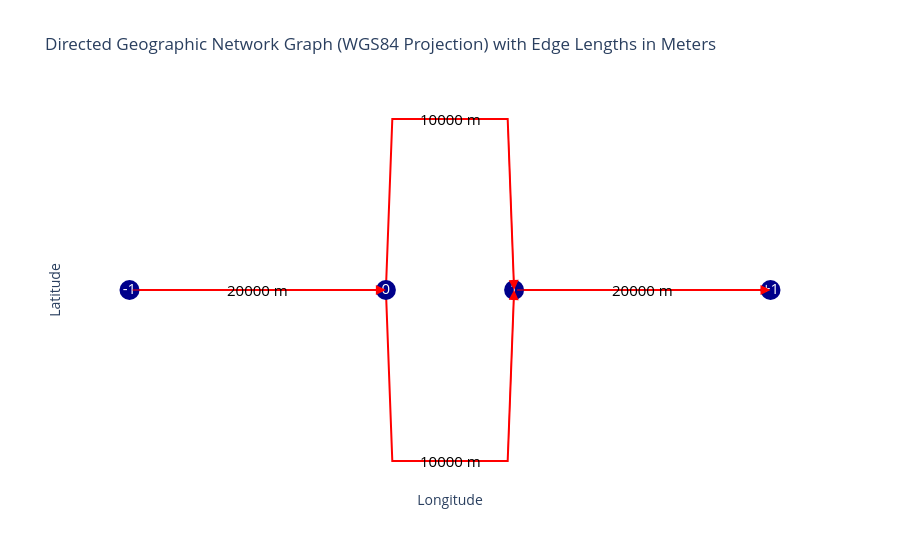

The cell this chart's notebook holds for it:
### Markdown cell above
#### 1. Create graph
We create a graph with two edges between a pair of nodes. To faciliate this, we create a MultiDiGraph.

### Code cell
# create a graph
graph = MultiGraph()

graph.add_node(name = '-1', geometry = Point(-25000,0), epsg = 4087)
graph.add_node(name = '0', geometry = Point(-5000,0), epsg = 4087)
graph.add_node(name = '1', geometry = Point(5000,0), epsg = 4087)
graph.add_node(name = '+1', geometry = Point(25000,0), epsg = 4087)

graph.add_edge(('-1','0'))

northern_branch = LineString([Point(-5000, 0),Point(-4500, 50),Point(4500, 50),Point(5000, 0)])
graph.add_edge(('0','1'), geometry = northern_branch, epsg = 4087)

southern_branch = LineString([Point(-5000, 0),Point(-4500, -50),Point(4500, -50),Point(5000, 0)])
graph.add_edge(('0','1'), geometry = southern_branch, epsg = 4087)

graph.add_edge(('1','+1'))

graph.plot()

### Figure 1 — Plotly figure (JSON) as saved in the notebook; plotly's stock layout.template omitted (floating-point values rounded to 4 significant figures)
{"data": [{"hoverinfo": "none", "line": {"color": "red", "width": 2}, "mode": "lines", "type": "scatter", "x": [-0.2246, -0.04492], "y": [0, 0]}, {"hoverinfo": "none", "line": {"color": "red", "width": 2}, "mode": "lines", "type": "scatter", "x": [-0.04492, -0.04042, 0.04042, 0.04492], "y": [0, 0.0004492, 0.0004492, 0]}, {"hoverinfo": "none", "line": {"color": "red", "width": 2}, "mode": "lines", "type": "scatter", "x": [-0.04492, -0.04042, 0.04042, 0.04492], "y": [0, -0.0004492, -0.0004492, 0]}, {"hoverinfo": "none", "line": {"color": "red", "width": 2}, "mode": "lines", "type": "scatter", "x": [0.04492, 0.2246], "y": [0, 0]}, {"hoverinfo": "text", "marker": {"color": "darkblue", "size": 20}, "mode": "markers+text", "text": ["-1", "0", "1", "+1"], "textfont": {"color": "white", "size": 15}, "textposition": "middle center", "type": "scatter", "x": [-0.2246, -0.04492, 0.04492, 0.2246], "y": [0, 0, 0, 0]}], "layout": {"annotations": [{"arrowcolor": "red", "arrowhead": 2, "arrowsize": 2, "arrowwidth": 1, "ax": -0.2246, "axref": "x", "ay": 0, "ayref": "y", "showarrow": true, "x": -0.04492, "xref": "x", "y": 0, "yref": "y"}, {"arrowcolor": "red", "arrowhead": 2, "arrowsize": 2, "arrowwidth": 1, "ax": 0.04042, "axref": "x", "ay": 0.0004492, "ayref": "y", "showarrow": true, "x": 0.04492, "xref": "x", "y": 0, "yref": "y"}, {"arrowcolor": "red", "arrowhead": 2, "arrowsize": 2, "arrowwidth": 1, "ax": 0.04042, "axref": "x", "ay": -0.0004492, "ayref": "y", "showarrow": true, "x": 0.04492, "xref": "x", "y": 0, "yref": "y"}, {"arrowcolor": "red", "arrowhead": 2, "arrowsize": 2, "arrowwidth": 1, "ax": 0.04492, "axref": "x", "ay": 0, "ayref": "y", "showarrow": true, "x": 0.2246, "xref": "x", "y": 0, "yref": "y"}, {"font": {"color": "black", "size": 15}, "showarrow": false, "text": "20000 m", "x": -0.1347, "y": 0}, {"font": {"color": "black", "size": 15}, "showarrow": false, "text": "10000 m", "x": 0, "y": 0.0004492}, {"font": {"color": "black", "size": 15}, "showarrow": false, "text": "10000 m", "x": 0, "y": -0.0004492}, {"font": {"color": "black", "size": 15}, "showarrow": false, "text": "20000 m", "x": 0.1347, "y": 0}], "plot_bgcolor": "white", "showlegend": false, "title": {"text": "Directed Geographic Network Graph (WGS84 Projection) with Edge Lengths in Meters"}, "xaxis": {"showgrid": false, "showticklabels": false, "title": {"text": "Longitude"}, "zeroline": false}, "yaxis": {"showgrid": false, "showticklabels": false, "title": {"text": "Latitude"}, "zeroline": false}}}
